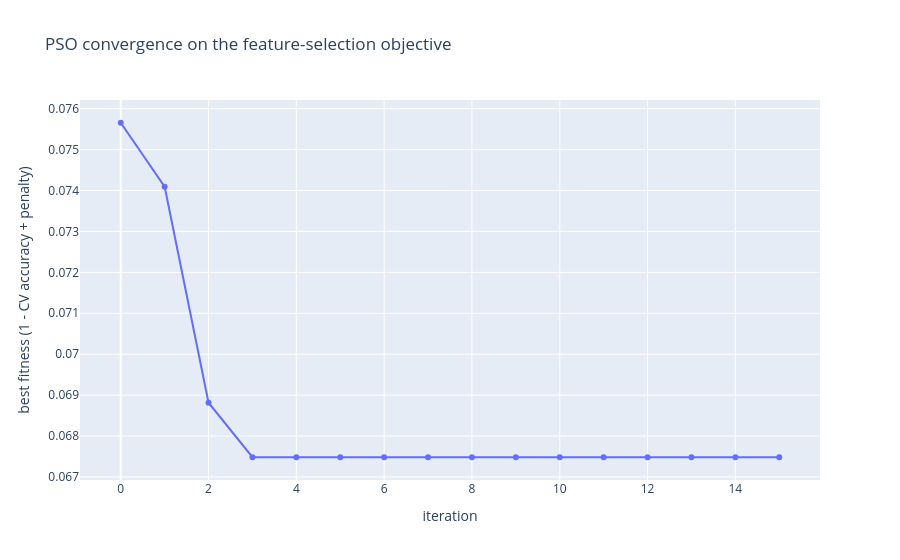

Notebook cell for this chart:
### Code cell
import plotly.graph_objects as go

fig = go.Figure(go.Scatter(y=result.fitness_history, mode='lines+markers'))
fig.update_layout(
    title='PSO convergence on the feature-selection objective',
    xaxis_title='iteration',
    yaxis_title='best fitness (1 - CV accuracy + penalty)',
)
fig.show()

### Figure 1 — Plotly figure (JSON) as saved in the notebook; plotly's stock layout.template omitted (floating-point values rounded to 4 significant figures)
{"data": [{"mode": "lines+markers", "type": "scatter", "y": [0.07566, 0.07409, 0.06881, 0.06748, 0.06748, 0.06748, 0.06748, 0.06748, 0.06748, 0.06748, 0.06748, 0.06748, 0.06748, 0.06748, 0.06748, 0.06748]}], "layout": {"title": {"text": "PSO convergence on the feature-selection objective"}, "xaxis": {"title": {"text": "iteration"}}, "yaxis": {"title": {"text": "best fitness (1 - CV accuracy + penalty)"}}}}
